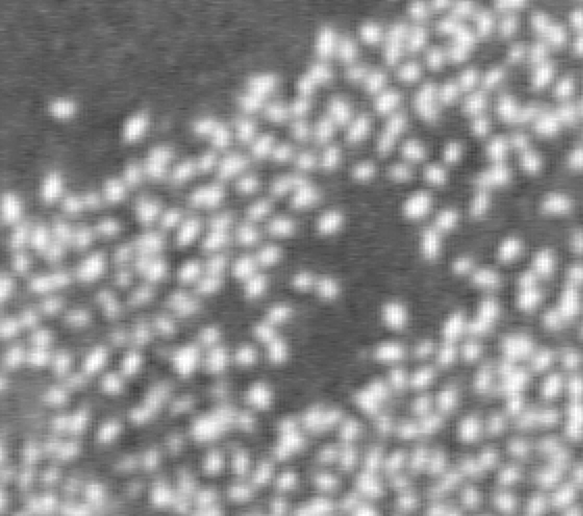
%> input picture TP06/colonie.png, 583 x 516 px
$ octave exercice_2.m   (GNU Octave 9; MATLAB toolbox functions it lacks are replaced by stand-ins)
%> lines starting %> are read from the running program, lines starting %| are printed output that depends on the picture
clear;
close all;
taille_ecran = get(0,'ScreenSize');
L = taille_ecran(3);
H = taille_ecran(4);

% Parametres divers :
% N = 50;					% Nombre de disques d'une configuration
R = 10;					% Rayon des disques
R_carre = R*R;
nb_points_disque = 30;
increment_angulaire = 2*pi/nb_points_disque;
theta = 0:increment_angulaire:2*pi;
q_max = 120;
rose = [253 108 158]/255;
nb_valeurs_a_afficher = q_max;
pas_entre_deux_affichages = floor(q_max/nb_valeurs_a_afficher);
temps_affichage = 0.001;


beta = 1.0;
S = 130;
gamma = 5.0;
T_0 = 0.1;
lambda_0 = 100.0;
alpha = 0.99;

% Lecture et affichage de l'image :
I = imread('colonie.png');
%> I is the input picture: size 516x583x3 uint8; min 64, max 255, mean 142.3
I = rgb2gray(I);
%> I: size 516x583 uint8
I = double(I);
%> I: size 516x583 double
I = I(100:500,100:500);
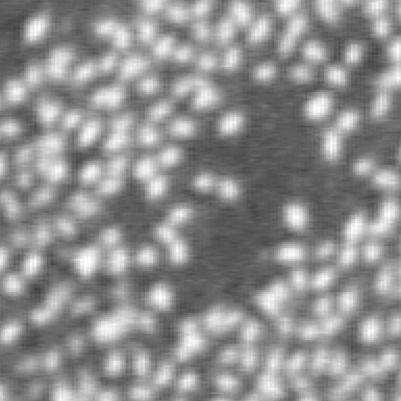
%> I: size 401x401 double; min 64, max 255, mean 142.6
[nb_lignes,nb_colonnes] = size(I);
%> nb_lignes = 401; nb_colonnes = 401
figure('Name',['Detection des flamants roses'],'Position',[0,0,L,0.65*H]);

% Configuration initiale
abscisses_disques = [];
ordonnees_disques = [];
nvg_moyens_disques = [];
AD = [];
valeurs_q = 0;
U = 0;

% Courbe d'evolution de l'énergie :
subplot(1,2,2);
plot(valeurs_q,U,'.','Color',rose);
axis([0 q_max -400 0]);
set(gca,'FontSize',20);
hx = xlabel('Nombre d''iterations','FontSize',30);
hy = ylabel('Energie','FontSize',30);

% Initialisations
T = T_0;
lambda = lambda_0;

% Recherche de la configuration optimale :
%> (the run ends here)
